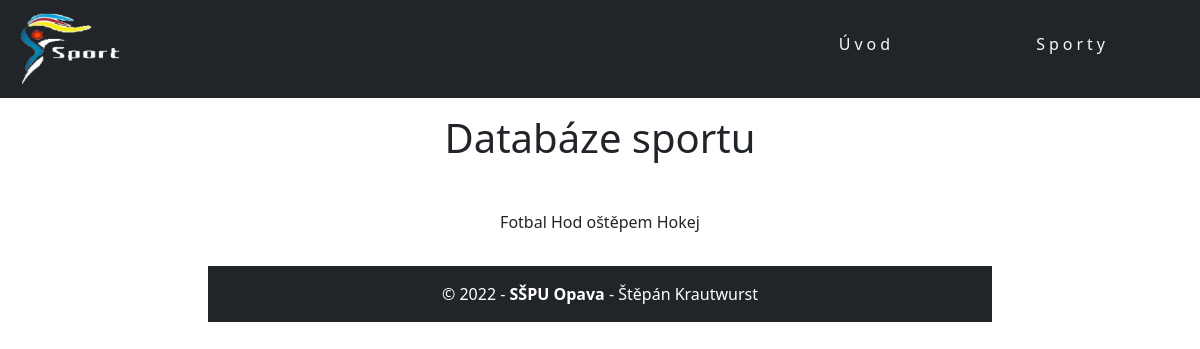
The app's page /sports/ with its own data.
### sports/models.py (models this page shows, shortened)
class Sporty(models.Model):
    nazev_sportu = models.CharField(max_length=45, verbose_name="Název sportu")
    OBDOBI = (
        ("jaro", "Jaro"),
        ("leto", "Léto"),
        ("podzim", "Podzim"),
        ("zima", "Zima")
    )
    obdobi = models.CharField(max_length=10, choices=OBDOBI, verbose_name="Roční období")
    historie = models.TextField(verbose_name="Historie sportu")
    udalosti = models.ManyToManyField(Udalost, verbose_name="Událost")
    obrazek = models.ImageField(upload_to=sportPath, null=True, blank=True, verbose_name='Obrázky')
    class Meta:
        ordering = ['nazev_sportu']

### sports/views.py (the view)
# urls.py: path('', views.index, name='index'),
def index(request):
    sports = Sporty.objects.order_by('nazev_sportu')[:3]
    context={
        'sports': sports,
    }
    return render(request, 'index.html', context=context)

### sports/templates/index.html
{%extends 'base.html'%}
{%block content%}
<h1 class="text-center py-3">Databáze sportu</h1>
<div class="text-center px-3 p-3 my-3">
{%for sport in sports%}
{{sport.nazev_sportu}}
{% endfor %}
    </div>
{%endblock%}

### records on screen
Sporty: nazev_sportu "Fotbal"
Sporty: nazev_sportu "Hod oštěpem"
Sporty: nazev_sportu "Hokej"
